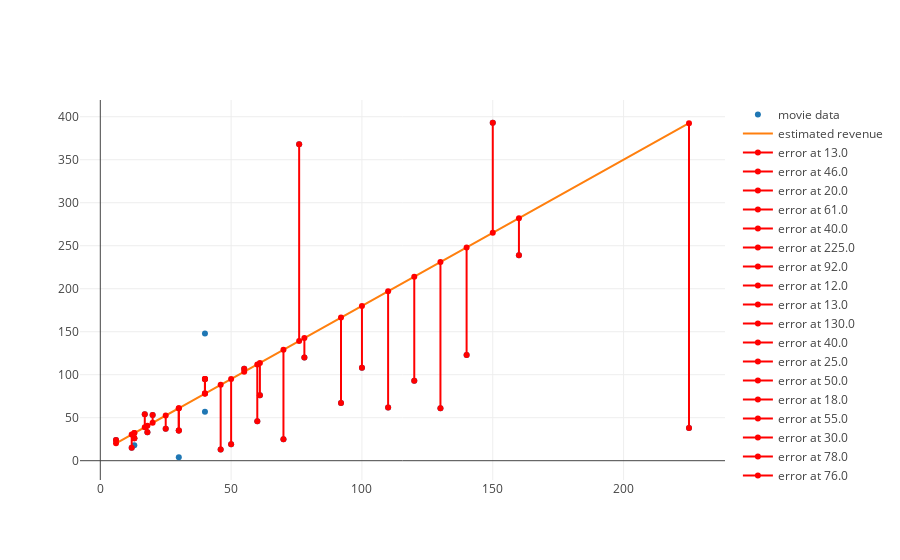

This figure's notebook cell:
### Code cell
from plotly.offline import iplot, init_notebook_mode
init_notebook_mode(connected=True)

from graph import trace_values, m_b_trace, plot
movies_trace = trace_values(x_values, y_values, text=titles, name='movie data')
regression_trace = m_b_trace(1.7, 10, x_values, name='estimated revenue')
plot([movies_trace, regression_trace, *errors_for_regression])

### Figure 1 — Plotly figure (JSON) as saved in the notebook; plotly's stock layout.template omitted (floating-point values rounded to 4 significant figures)
{"data": [{"mode": "markers", "name": "movie data", "text": ["21 &amp; Over", "Dredd 3D", "12 Years a Slave", "2 Guns", "42", "47 Ronin", "A Good Day to Die Hard", "About Time", "Admission", "After Earth", "American Hustle", "August: Osage County", "Beautiful Creatures", "Blue Jasmine", "Captain Phillips", "Carrie", "Cloudy with a Chance of Meatballs 2", "Despicable Me 2", "Don Jon", "Elysium", "Ender&#39;s Game", "Epic", "Escape from Planet Earth", "Escape Plan", "Evil Dead", "Fast and Furious 6", "Frozen", "G.I. Joe: Retaliation", "Gangster Squad", "Gloria"], "x": [13, 46, 20, 61, 40, 225, 92, 12, 13, 130, 40, 25, 50, 18, 55, 30, 78, 76, 6, 120, 110, 100, 40, 70, 17, 160, 150, 140, 60, 30], "y": [26, 13, 53, 76, 95, 38, 67, 15, 18, 61, 148, 37, 19, 33, 107, 35, 120, 368, 24, 93, 62, 108, 57, 25, 54, 239, 393, 123, 46, 4]}, {"mode": "line", "name": "estimated revenue", "x": [13, 46, 20, 61, 40, 225, 92, 12, 13, 130, 40, 25, 50, 18, 55, 30, 78, 76, 6, 120, 110, 100, 40, 70, 17, 160, 150, 140, 60, 30], "y": [32.1, 88.2, 44, 113.7, 78, 392.5, 166.4, 30.4, 32.1, 231, 78, 52.5, 95, 40.6, 103.5, 61, 142.6, 139.2, 20.2, 214, 197, 180, 78, 129, 38.9, 282, 265, 248, 112, 61]}, {"marker": {"color": "red"}, "mode": "line", "name": "error at 13.0", "x": [13, 13], "y": [26, 32.1]}, {"marker": {"color": "red"}, "mode": "line", "name": "error at 46.0", "x": [46, 46], "y": [13, 88.2]}, {"marker": {"color": "red"}, "mode": "line", "name": "error at 20.0", "x": [20, 20], "y": [53, 44]}, {"marker": {"color": "red"}, "mode": "line", "name": "error at 61.0", "x": [61, 61], "y": [76, 113.7]}, {"marker": {"color": "red"}, "mode": "line", "name": "error at 40.0", "x": [40, 40], "y": [95, 78]}, {"marker": {"color": "red"}, "mode": "line", "name": "error at 225.0", "x": [225, 225], "y": [38, 392.5]}, {"marker": {"color": "red"}, "mode": "line", "name": "error at 92.0", "x": [92, 92], "y": [67, 166.4]}, {"marker": {"color": "red"}, "mode": "line", "name": "error at 12.0", "x": [12, 12], "y": [15, 30.4]}, {"marker": {"color": "red"}, "mode": "line", "name": "error at 13.0", "x": [13, 13], "y": [26, 32.1]}, {"marker": {"color": "red"}, "mode": "line", "name": "error at 130.0", "x": [130, 130], "y": [61, 231]}, {"marker": {"color": "red"}, "mode": "line", "name": "error at 40.0", "x": [40, 40], "y": [95, 78]}, {"marker": {"color": "red"}, "mode": "line", "name": "error at 25.0", "x": [25, 25], "y": [37, 52.5]}, {"marker": {"color": "red"}, "mode": "line", "name": "error at 50.0", "x": [50, 50], "y": [19, 95]}, {"marker": {"color": "red"}, "mode": "line", "name": "error at 18.0", "x": [18, 18], "y": [33, 40.6]}, {"marker": {"color": "red"}, "mode": "line", "name": "error at 55.0", "x": [55, 55], "y": [107, 103.5]}, {"marker": {"color": "red"}, "mode": "line", "name": "error at 30.0", "x": [30, 30], "y": [35, 61]}, {"marker": {"color": "red"}, "mode": "line", "name": "error at 78.0", "x": [78, 78], "y": [120, 142.6]}, {"marker": {"color": "red"}, "mode": "line", "name": "error at 76.0", "x": [76, 76], "y": [368, 139.2]}, {"marker": {"color": "red"}, "mode": "line", "name": "error at 6.0", "x": [6, 6], "y": [24, 20.2]}, {"marker": {"color": "red"}, "mode": "line", "name": "error at 120.0", "x": [120, 120], "y": [93, 214]}, {"marker": {"color": "red"}, "mode": "line", "name": "error at 110.0", "x": [110, 110], "y": [62, 197]}, {"marker": {"color": "red"}, "mode": "line", "name": "error at 100.0", "x": [100, 100], "y": [108, 180]}, {"marker": {"color": "red"}, "mode": "line", "name": "error at 40.0", "x": [40, 40], "y": [95, 78]}, {"marker": {"color": "red"}, "mode": "line", "name": "error at 70.0", "x": [70, 70], "y": [25, 129]}, {"marker": {"color": "red"}, "mode": "line", "name": "error at 17.0", "x": [17, 17], "y": [54, 38.9]}, {"marker": {"color": "red"}, "mode": "line", "name": "error at 160.0", "x": [160, 160], "y": [239, 282]}, {"marker": {"color": "red"}, "mode": "line", "name": "error at 150.0", "x": [150, 150], "y": [393, 265]}, {"marker": {"color": "red"}, "mode": "line", "name": "error at 140.0", "x": [140, 140], "y": [123, 248]}, {"marker": {"color": "red"}, "mode": "line", "name": "error at 60.0", "x": [60, 60], "y": [46, 112]}, {"marker": {"color": "red"}, "mode": "line", "name": "error at 30.0", "x": [30, 30], "y": [35, 61]}], "layout": {}}
